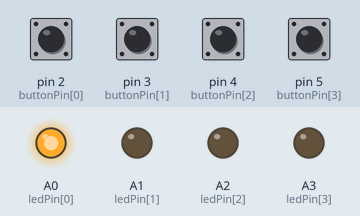
Recording of a sketch running on a simulated Arduino Leonardo, built with avr-gcc and run on an emulated ATmega32U4. On the bench: output pins drawn as LEDs (lit = HIGH). The inputs (shaded band) are chosen by the test bench; at power-on: pin 2 (buttonPin[0]), pin 3 (buttonPin[1]), pin 4 (buttonPin[2]), pin 5 (buttonPin[3]) HIGH.

Above: at 1.2 s.
1.3 s: pin 3 (buttonPin[1]) pulled LOW for 0.15 s
At 2.4 s:
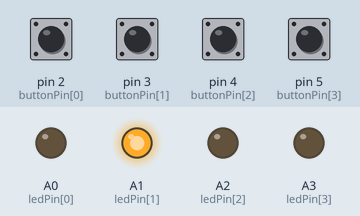
2.9 s: pin 4 (buttonPin[2]) pulled LOW for 0.15 s
At 3.6 s:
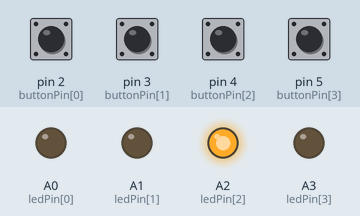
4.5 s: pin 5 (buttonPin[3]) pulled LOW for 0.15 s
At 4.8 s:
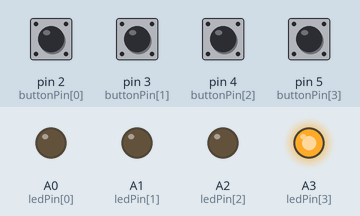
6.1 s: pin 2 (buttonPin[0]) pulled LOW for 0.15 s
At 7.2 s:
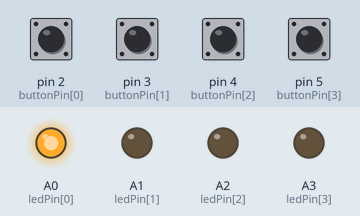
7.7 s: pin 3 (buttonPin[1]) pulled LOW for 1 s
At 8.4 s:
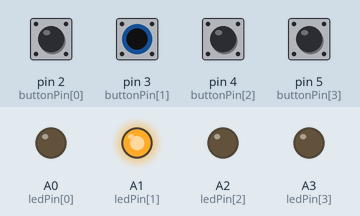
Timing chart, 0 to 10.7 s (numbered marks = the images above; inputs shaded):
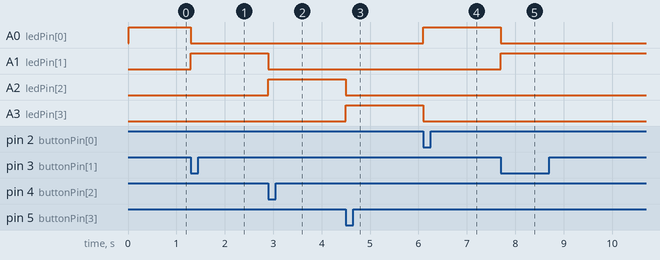

The sketch:

ArduinoFootswitch.ino
```cpp
/*
CONTROLADOR MIDI USB COM ARDUINO LEONARDO PARA USAR COM PLUGINS COMO O AMPLITUBE.
 5 BOTÕES PARA ACESSAR 5 DE PRESETS DO PLUGIN.
 5 LEDS, UM PRA CADA BOTÃO DE PATCH, ACENDEM DE ACORDO COM O PATCH ESCOLHIDO.
   MATERIAL NECESSÁRIO:
   1 ARDUINO LEONARDO
   5 BOTÕES
   5 LEDS
   5 RESISTORES DE 220 OHMS PARA OS LEDS
*/

#include "MIDIUSB.h" // Biblioteca MIDIUSB

//---Para adicionar mais Botões ou LEDs, basta adicionar mais pinos, estados e mensagens PC à lista.

byte ledPin[] = {A0,A1,A2,A3,A4};//-------------Lista de pinos dos LEDs, com a quantidade que desejar usar, no meu caso usei 5.
byte buttonPin[] = {2,3,4,5};//---------------Lista de pinos de botões com a quantidade de Pedais que desejar usar, no meu caso usei 5.
byte buttonState[] = {0,0,0,0};//-------------Começar com estado dos bottões em desligados.
byte lastButtonState[] = {0,0,0,0};//---------Começar com o estado dos botões já pressionados.
byte programChanges[] = {0,1,2,3};//----------Lista de mensagens PC a serem enviadas para mudança de presets.

byte channel = 0;//-----------------------------Canal MIDI

void setup() {
  for(int i =0;i< sizeof(buttonPin); i++){//----Inicializando pinos de entrada.
    pinMode(buttonPin[i], INPUT_PULLUP);//------Definindo os pinos de entrada dos botões.
    pinMode(ledPin[i], OUTPUT);//---------------Definindo os pinos de saída dos LEDs.
  }
    programChange(channel, 0);;//---------------Inicia no primeiro Patch.
    digitalWrite(A0, HIGH);//-------------------Inicia o LED do primeiro Patch aceso.
}

void ledOffAll() {//----------------------------Código dos LEDs, iniciam em off.
    for(int i = 0 ; i< sizeof(ledPin); i++){//--Inicializando pinos de saída dos LEDs..
     digitalWrite(ledPin[i], LOW);//------------Iniciando todos os LEDs apagados.
    }
}

void loop() {
  for(int i =0;i< sizeof(buttonPin); i++){//--------------------Verificando todos os pinos dos botões.
  buttonState[i] = digitalRead(buttonPin[i]);//-----------------Estado de todos os pinos de botões 0 , desligados.
  if(buttonState[i] == LOW && lastButtonState[i] == HIGH){//----Se determiado botão for pressionado(LOW), e o ultimo botão estiver solto(HIGH).
    ledOffAll();//----------------------------------------------Desligar todos os LEDs.
    digitalWrite(ledPin[i],HIGH);//-----------------------------Acenda o LED referente ao botão pressionado.
    programChange(channel, programChanges[i]);//----------------Envie a mensagem PC para mudança de programa do botão pressonado.
    MidiUSB.flush();//------------------------------------------Enviar mensagem MIDI imediatamente.
    delay(200);//-----------------------------------------------Tempo em milisegundos até enviar o mesmo comando novamente.
   }
   lastButtonState[i] = buttonState[i];//-----------------------Atualizando o estado do ultimo  botão pressionado.
  }
}


void programChange(byte channel, byte patch) {//----------------Ativando envio dos comandos PC.
  midiEventPacket_t event = {0x0C, 0xC0 | channel, patch};//----Onde iniciará o envio dos comandos PC.
  MidiUSB.sendMIDI(event);//------------------------------------Enviando comandos PC.
  delay(10);//--------------------------------------------------Tempo em milisegundos em que o comando é enviado.
}

void controlChange(byte channel, byte control, byte value) {//----------Código de controle dos comandos CC.
  midiEventPacket_t event = {0x0C, 0xC0 | channel, control, value};//---Onde iniciará o envio dos comandos CC.
  MidiUSB.sendMIDI(event);//--------------------------------------------Enviando comandos CC.
  delay(10);//----------------------------------------------------------Tempo em ms em que o comando é enviado.
}
```

Measured:
- after the input at 1.3 s, A0 (ledPin[0]): HIGH → LOW at once; A1 (ledPin[1]): LOW → HIGH at once
- after the input at 2.9 s, A1 (ledPin[1]): HIGH → LOW at once; A2 (ledPin[2]): LOW → HIGH at once
- after the input at 4.5 s, A2 (ledPin[2]): HIGH → LOW at once; A3 (ledPin[3]): LOW → HIGH at once
- after the input at 6.1 s, A0 (ledPin[0]): LOW → HIGH at once; A3 (ledPin[3]): HIGH → LOW at once
- after the input at 7.7 s, A0 (ledPin[0]): HIGH → LOW at once; A1 (ledPin[1]): LOW → HIGH at once
